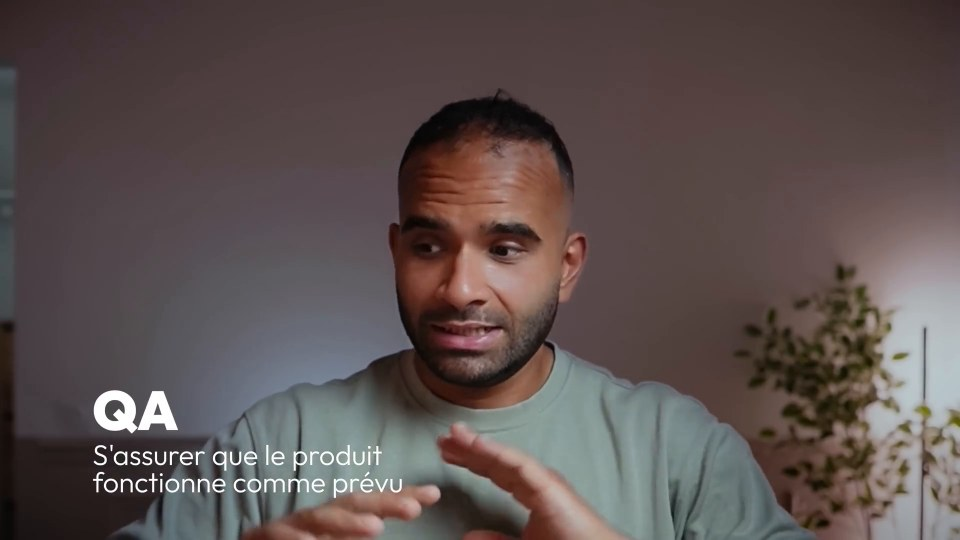
#> input picture ofr_diag/ofr_100.jpg, 960 x 540 px
$ python head_turn.py ofr_diag/ofr_100.jpg ofr_diag/ofr_142.jpg
#> lines starting #> are read from the running program, lines starting #| are printed output that depends on the picture; after the words box and inside, x2 and y2 are one past the last pixel; in counts of white or black regions, pixels touching at a corner belong together
#!/usr/bin/env python3
# head_turn.py <image> <sortie.mp4> [--dur 8] [--amp 1.0] [--debug]
#
# Anime UNE TETE MASQUEE sans jamais deformer le masque.
#
# POURQUOI PAS UN MODELE GENERATIF : SVD (comme LivePortrait) n a aucune notion de
# rigidite. Il voit un visage et invente du mouvement de CHAIR : la coque ondule, les
# traits glissent. C est structurel, pas un reglage — verdict Boss sur mask2.
#
# CE QU ON FAIT A LA PLACE : un masque rigide qui tourne, physiquement, c est un SOLIDE
# en rotation. On decoupe la tete, on lui applique une homographie (rotation 3D simulee
# autour d un pivot au niveau du cou), on la recolle sur un fond FIXE. Le masque ne peut
# pas se deformer : ses pixels ne sont jamais regeneres, seulement deplaces ensemble.
#
# Boucle parfaite : toutes les frequences sont des multiples entiers de 1/duree.
import math, os, subprocess, sys
import cv2, numpy as np

SRC, DST = sys.argv[1], sys.argv[2]


def arg(n, d):
    return float(sys.argv[sys.argv.index(n) + 1]) if n in sys.argv else d


DUR, FPS, AMP = arg('--dur', 8.0), int(arg('--fps', 30)), arg('--amp', 1.0)
DEBUG = '--debug' in sys.argv

img = cv2.imread(SRC)
#> img is the input picture: shape (540, 960, 3); mean B, G, R 79.6, 80.9, 92.5
if img is None:
    sys.exit('image illisible')
H, W = img.shape[:2]

# ---------------------------------------------------------------- 1. trouver la tete
# Le masque est la zone CLAIRE de l image (pale sur capuche et fond sombres) : un seuil
# d Otsu sur la luminance l isole sans modele de segmentation.
gris = cv2.cvtColor(img, cv2.COLOR_BGR2GRAY)
_, binaire = cv2.threshold(cv2.GaussianBlur(gris, (5, 5), 0), 0, 255,
                           cv2.THRESH_BINARY + cv2.THRESH_OTSU)
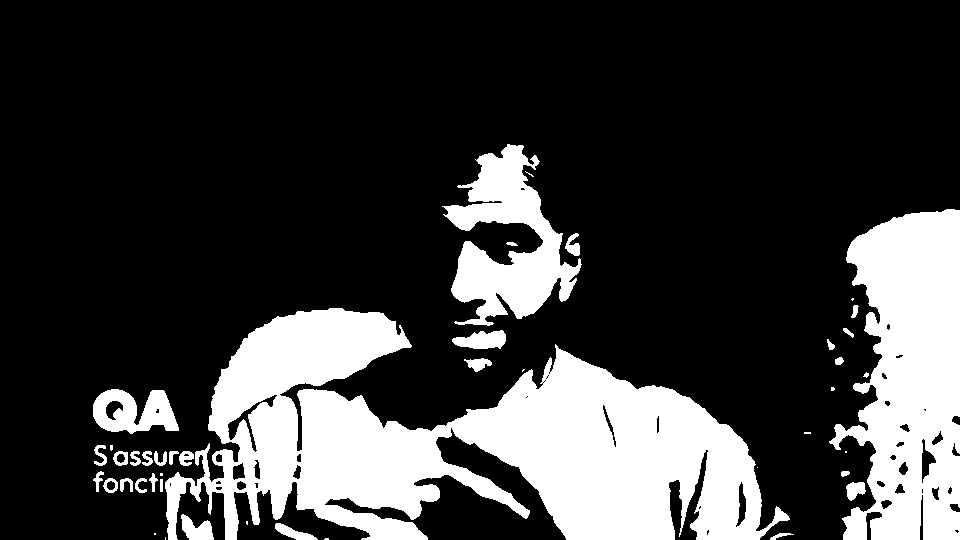
#> binaire: shape (540, 960); 23.5% white; 44 white regions (13 under 20 px), largest, box (x1, y1, x2, y2) and area: (165, 308, 790, 540) 73335, (829, 209, 960, 540) 30034, (442, 144, 582, 326) 11751
n, lab, stats, _ = cv2.connectedComponentsWithStats(binaire, 8)
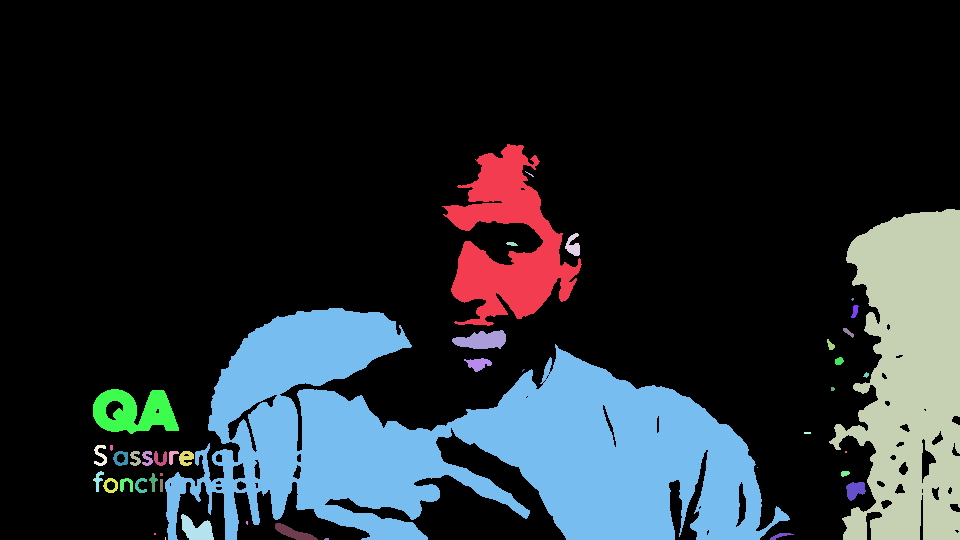
#> lab: shape (540, 960) int32; 45 distinct labels, from 0 to 44; one colour per label, 0 black
#> n = 45; stats = 45 rows, first 6: [0, 0, 960, 540, 396742], [442, 144, 140, 182, 11751], [525, 171, 9, 6, 12], [829, 209, 131, 331, 30034], [565, 233, 15, 23, 201], [506, 242, 12, 4, 34]
if n < 2:
    sys.exit('aucune zone claire trouvee — cette image ne se prete pas au seuillage')
i = 1 + int(np.argmax(stats[1:, cv2.CC_STAT_AREA]))       # plus grande zone claire
#> i = 8
x, y, w, h, aire = stats[i]
#> x = 165; y = 308; w = 625; h = 232; aire = 73335
print('masque detecte : %dx%d en (%d,%d), %.1f%% de l image' % (w, h, x, y, 100 * aire / (W * H)))
#| masque detecte : 625x232 en (165,308), 14.1% de l image

# on etend la boite pour emporter la capuche et le contour du visage
mx, my = int(0.55 * w), int(0.75 * h)
#> mx = 343; my = 174
x0, y0 = max(0, x - mx), max(0, y - my)
#> x0 = 0; y0 = 134
x1, y1 = min(W, x + w + mx), min(H, y + h + int(0.35 * h))
#> x1 = 960; y1 = 540
tete = img[y0:y1, x0:x1].copy()
th, tw = tete.shape[:2]

# masque de fondu : ellipse adoucie -> pas de bord franc a la recomposition
alpha = np.zeros((th, tw), np.float32)
cv2.ellipse(alpha, (tw // 2, th // 2), (int(tw * 0.46), int(th * 0.46)), 0, 0, 360, 1.0, -1)
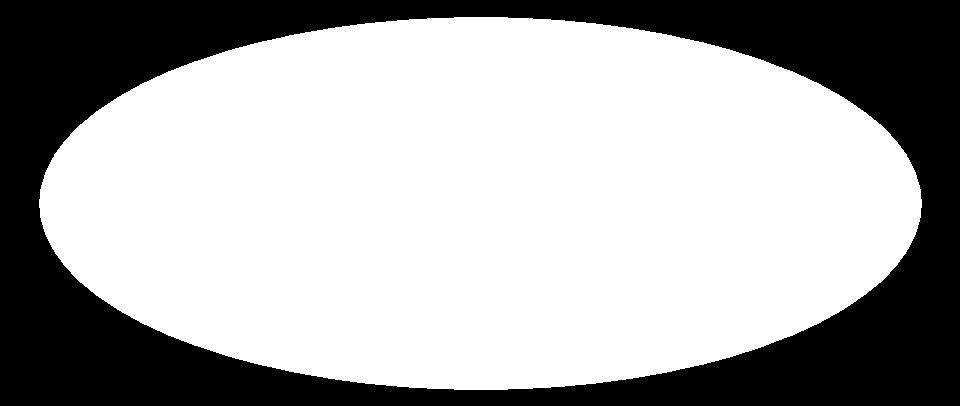
#> alpha: shape (406, 960) float32; values 0 (black) and 1 (white), 66.3% white; 1 black region, box (x1, y1, x2, y2) and area: (0, 0, 960, 406) 131353
alpha = cv2.GaussianBlur(alpha, (0, 0), sigmaX=tw * 0.045, sigmaY=th * 0.045)
alpha = np.clip(alpha, 0, 1)[..., None]

# ---------------------------------------------------------------- 2. fond sans la tete
# La tete va bouger : ce qu elle decouvre doit exister. Le fond est sombre et quasi uni,
# donc un inpaint de Telea suffit largement.
trou = np.zeros((H, W), np.uint8)
cv2.rectangle(trou, (x0, y0), (x1, y1), 255, -1)
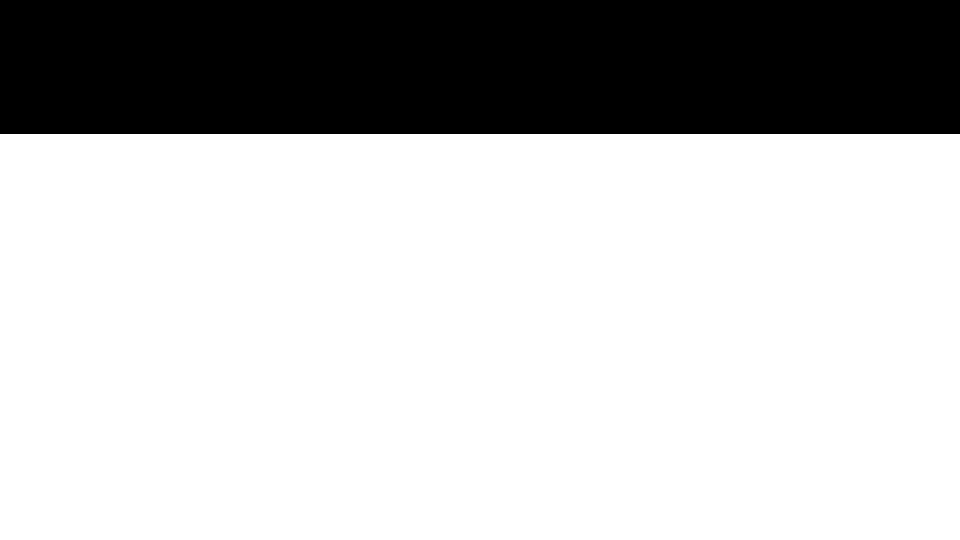
#> trou: shape (540, 960); 75.2% white; 1 black region, box (x1, y1, x2, y2) and area: (0, 0, 960, 134) 128640
fond = cv2.inpaint(img, trou, 7, cv2.INPAINT_TELEA)

if DEBUG:
    cv2.imwrite('/tmp/dbg_tete.png', tete)
    cv2.imwrite('/tmp/dbg_fond.png', fond)
    cv2.imwrite('/tmp/dbg_alpha.png', (alpha[..., 0] * 255).astype(np.uint8))

# ---------------------------------------------------------------- 3. rotation solide
# Homographie = rotation 3D d un plan rigide. Le pivot est SOUS la tete (le cou) : c est
# ce qui rend le mouvement credible plutot qu une tete qui flotte.
N = int(round(DUR * FPS))
pivot_y = th * 1.15                                        # sous le bas de la vignette
src_pts = np.float32([[0, 0], [tw, 0], [tw, th], [0, th]])
tmp = DST + '.raw.mp4'
vw = cv2.VideoWriter(tmp, cv2.VideoWriter_fourcc(*'mp4v'), FPS, (W, H))

for k in range(N):
    p = 2 * math.pi * k / N
    yaw = math.radians(2.6 * AMP * (math.sin(2 * p) + 0.4 * math.sin(3 * p + 0.7)))
    pitch = math.radians(1.5 * AMP * math.sin(3 * p + 1.9))
    roll = 1.1 * AMP * math.sin(2 * p + 2.4)
    dy = 0.006 * th * AMP * math.sin(2 * p)                # respiration verticale

    # yaw : les deux cotes du plan s eloignent/rapprochent (perspective)
    ky = math.tan(yaw) * tw * 0.5
    kp = math.tan(pitch) * th * 0.5
    dst_pts = np.float32([
        [0 - ky, 0 - kp * 0.5], [tw - ky, 0 + kp * 0.5],
        [tw + ky, th + kp * 0.5], [0 + ky, th - kp * 0.5]])
    Mh = cv2.getPerspectiveTransform(src_pts, dst_pts)
    # roll + translation autour du pivot-cou, applique APRES la perspective
    Mr = cv2.getRotationMatrix2D((tw / 2, pivot_y), roll, 1.0)
    Mr = np.vstack([Mr, [0, 0, 1]])
    Mr[1, 2] += dy
    M = Mr @ Mh

    tete_w = cv2.warpPerspective(tete, M, (tw, th), flags=cv2.INTER_LANCZOS4,
                                 borderMode=cv2.BORDER_REPLICATE)
    alpha_w = cv2.warpPerspective(alpha[..., 0], M, (tw, th), flags=cv2.INTER_LINEAR,
                                  borderMode=cv2.BORDER_CONSTANT, borderValue=0)[..., None]

    frame = fond.copy()
    zone = frame[y0:y1, x0:x1].astype(np.float32)
    frame[y0:y1, x0:x1] = (tete_w.astype(np.float32) * alpha_w +
                           zone * (1 - alpha_w)).astype(np.uint8)
    vw.write(frame)
#> this loop made 240 passes
#> pass 1, `tete_w = cv2.warpPerspective(tete, M, (tw, th), flags=cv2.INTER_LANCZO..`:
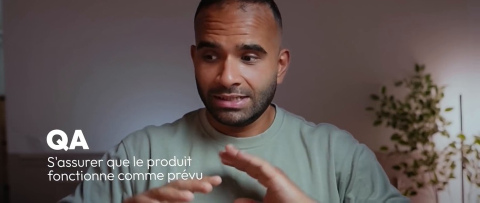
#> tete_w: shape (406, 960, 3) (shown at 1/2 size); mean B, G, R 86.8, 88.5, 99
#> pass 1, `zone = frame[y0:y1, x0:x1].astype(np.float32)`:
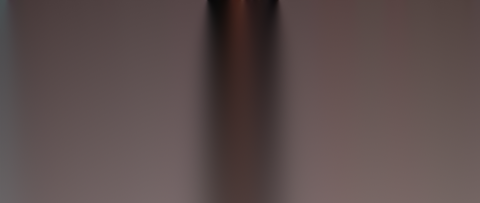
#> zone: shape (406, 960, 3) float32 (shown at 1/2 size); mean B, G, R 76.1, 76.8, 91.7
#> after the loop:
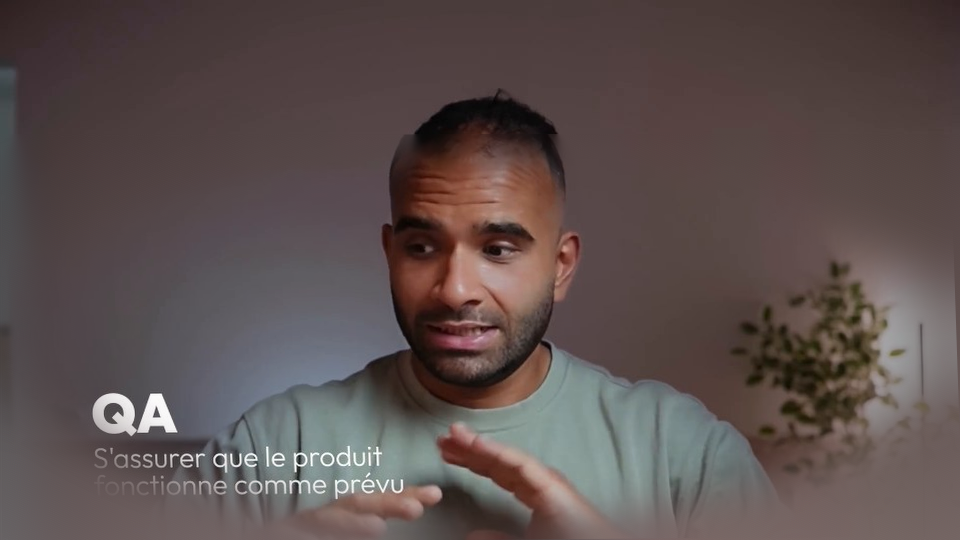
#> frame: shape (540, 960, 3); mean B, G, R 78.5, 79.8, 92.4
vw.release()

enc = (['-c:v', 'h264_nvenc', '-preset', 'p5', '-rc', 'vbr', '-cq', '19', '-b:v', '0']
#> (the run stopped early here; a loop or call above may not have finished)

$ run again, on ofr_diag/ofr_230.jpg
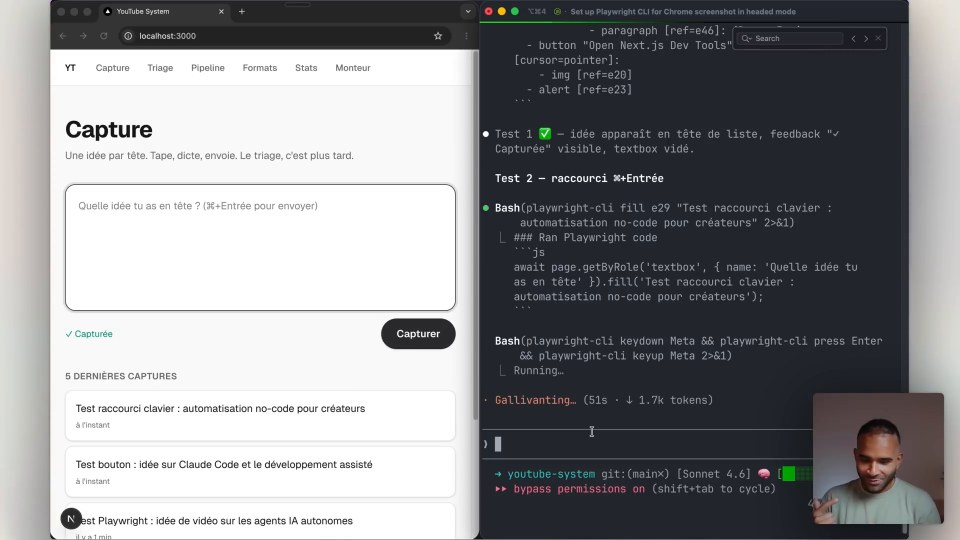
#> input picture ofr_diag/ofr_230.jpg, 960 x 540 px
#> img is the input picture: shape (540, 960, 3); mean B, G, R 141.9, 139.5, 138.7
#> binaire: shape (540, 960); 49.6% white; 59 white regions (45 under 20 px), largest, box (x1, y1, x2, y2) and area: (0, 0, 478, 540) 232783, (909, 0, 960, 540) 21941, (848, 482, 915, 523) 1517
#> `n, lab, stats, _ = cv2.connectedComponentsWithStats(binaire, 8)`:
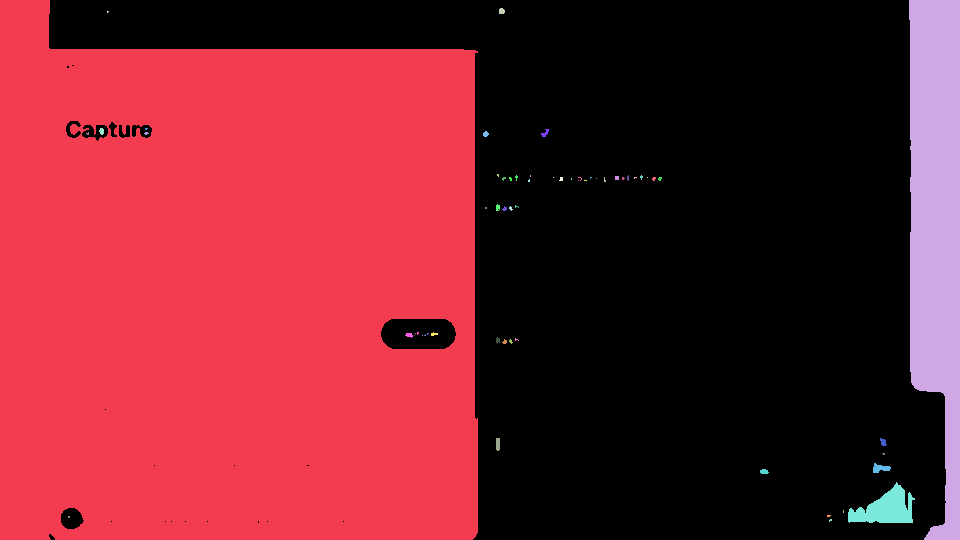
#> lab: shape (540, 960) int32; 60 distinct labels, from 0 to 59; one colour per label, 0 black
#> n = 60; stats = 60 rows, first 6: [49, 0, 897, 540, 261435], [0, 0, 478, 540, 232783], [909, 0, 51, 540, 21941], [499, 8, 6, 6, 31], [107, 11, 2, 2, 3], [99, 128, 5, 7, 27]
#> i = 1
#> x = 0; w = 478; h = 540; aire = 232783
#| masque detecte : 478x540 en (0,0), 44.9% de l image
#> mx = 262; my = 405
#> x0 = 0
#> x1 = 740; y1 = 540
#> alpha: shape (540, 740) float32; values 0 (black) and 1 (white), 66.4% white; 1 black region, box (x1, y1, x2, y2) and area: (0, 0, 740, 540) 134177
#> trou: shape (540, 960); 77.2% white; 1 black region, box (x1, y1, x2, y2) and area: (741, 0, 960, 540) 118260
#> after the loop `for k in range(N):`:
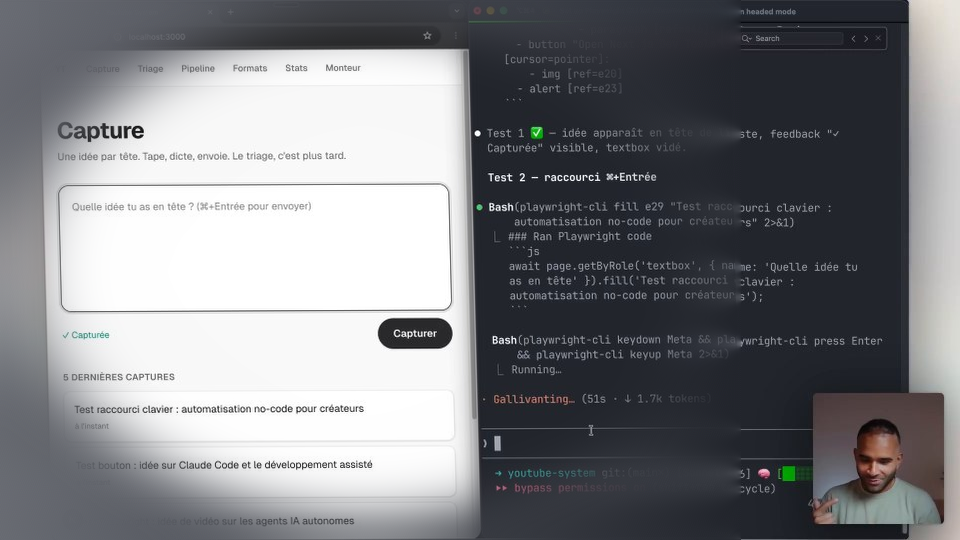
#> frame: shape (540, 960, 3); mean B, G, R 130.3, 126.6, 125.4

$ run again, on ofr_diag/ofr_300.jpg
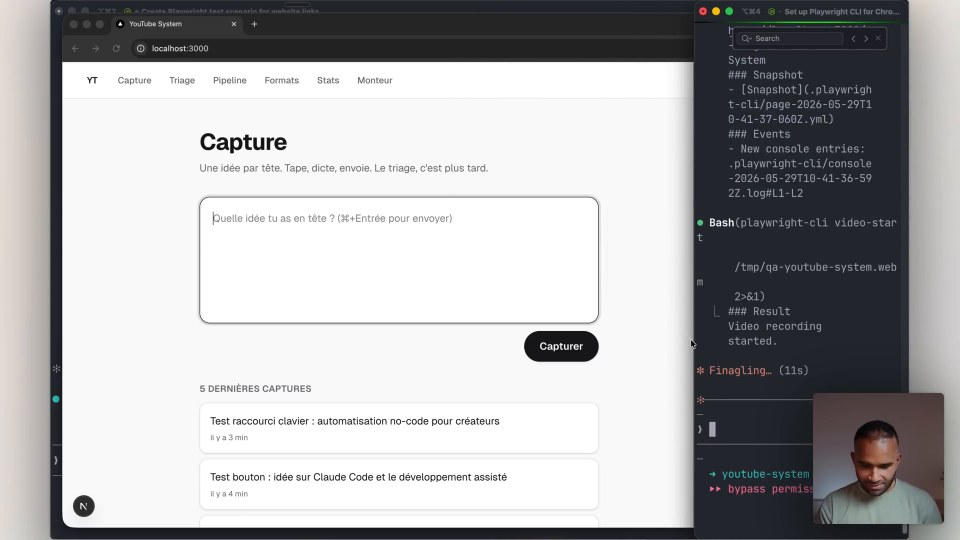
#> input picture ofr_diag/ofr_300.jpg, 960 x 540 px
#> img is the input picture: shape (540, 960, 3); mean B, G, R 173.9, 172.6, 172.7
#> binaire: shape (540, 960); 65.7% white; 25 black regions (16 under 20 px), largest, box (x1, y1, x2, y2) and area: (49, 0, 946, 540) 174485, (524, 331, 599, 362) 2088, (73, 495, 95, 517) 361
#> `n, lab, stats, _ = cv2.connectedComponentsWithStats(binaire, 8)`:
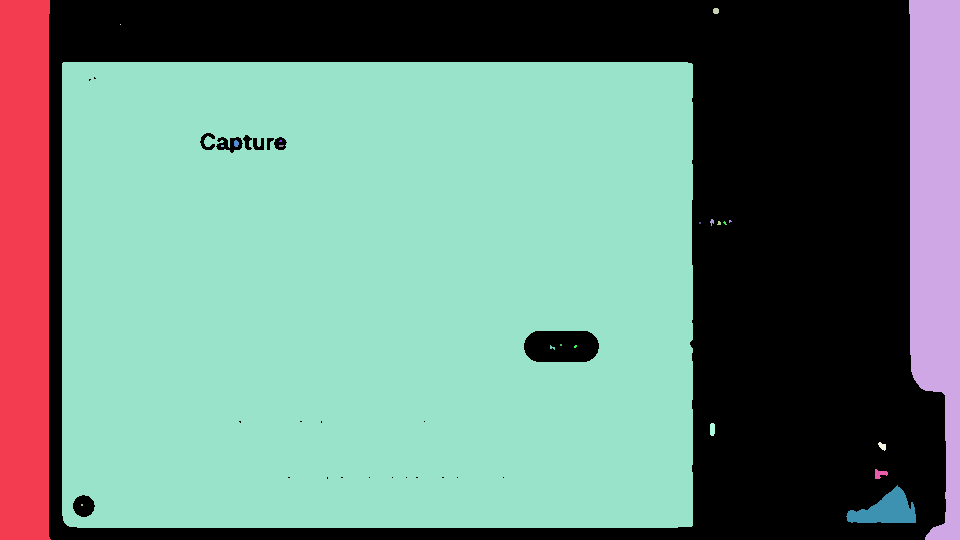
#> lab: shape (540, 960) int32; 23 distinct labels, from 0 to 22; one colour per label, 0 black
#> n = 23; stats = 23 rows, first 6: [49, 0, 897, 540, 177654], [0, 0, 51, 540, 26478], [909, 0, 51, 540, 21851], [713, 8, 6, 6, 32], [120, 24, 1, 1, 1], [62, 62, 631, 466, 290618]
#> i = 5
#> x = 62; w = 631; h = 466; aire = 290618
#| masque detecte : 631x466 en (62,62), 56.1% de l image
#> mx = 347; my = 349
#> x0 = 0
#> x1 = 960; y1 = 540
#> alpha: shape (540, 960) float32; values 0 (black) and 1 (white), 66.4% white; 1 black region, box (x1, y1, x2, y2) and area: (0, 0, 960, 540) 174221
#> trou: shape (540, 960); every value is 255
#> after the loop `for k in range(N):`:
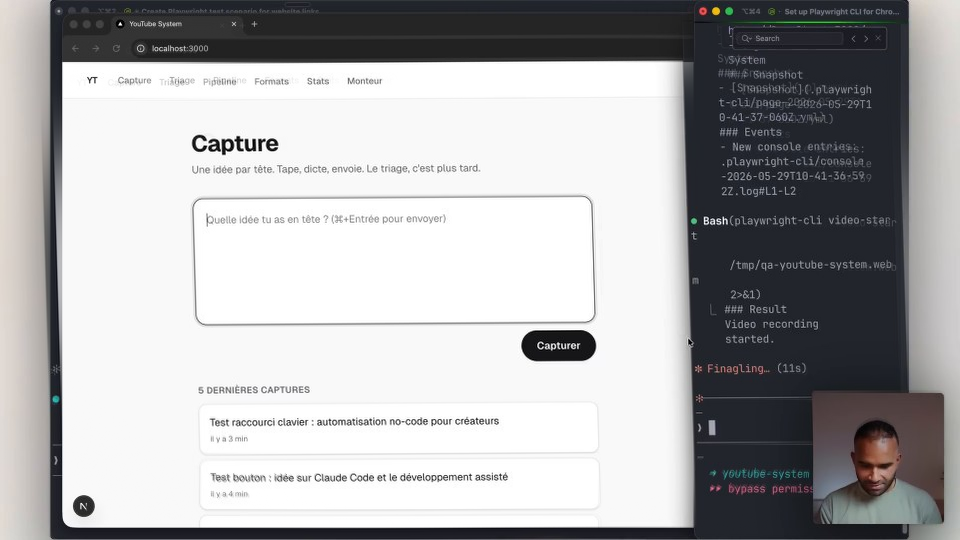
#> frame: shape (540, 960, 3); mean B, G, R 173.2, 171.9, 171.9
